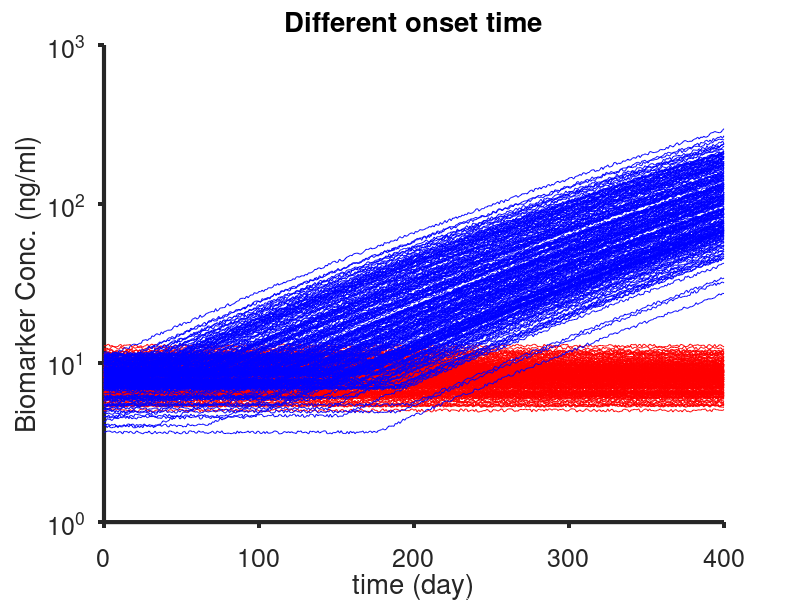

This chart was generated by the following MATLAB code: (Note: this script raises an error after producing the figure.)
%% This code generates:
% a. 
%% 
clear all; close all; clc
time = (0:400)';
num_patients = 200;
Ch0 = 8; %ng/mL
std_h = 1.5; %ng/mL
Ch0_rnd = std_h.*randn(num_patients,1) + Ch0;
Ca0 = 8; %ng/mL
std_a = 1.5; %ng/mL
Ca0_rnd = std_a.*randn(num_patients,1) + Ca0;
k_gr = 1e-2; 
k_decay = 1e-3;

C_healthy = zeros(numel(time),num_patients);
C_unhealthy = zeros(numel(time),num_patients);

% C_healthy_noise1 = zeros(numel(time),num_patients);
% C_unhealthy_noise1 = zeros(numel(time),num_patients);
t_onset_i = randi(200,num_patients,1);

for j = 1:num_patients
    for i = 1:numel(time)
        C_healthy(i,j) = Ch0_rnd(j);
        if i < t_onset_i(j)
            C_unhealthy(i,j) = Ca0_rnd(j);
        else
            C_unhealthy(i,j) = Ca0_rnd(j)*exp((k_gr/k_decay)*(1-exp(-k_decay*time(i-(t_onset_i(j)-1)))));
        end
    end
end

for k = 1:num_patients
    
    C_healthy_noise1(:,k) = C_healthy(:,k)+5*rand(1,numel(C_healthy(:,k)))'.*C_healthy(:,k)/100;
    C_unhealthy_noise1(:,k) = C_unhealthy(:,k)+5*rand(1,numel(C_unhealthy(:,k)))'.*C_unhealthy(:,k)/100;
    
end
figure;
plot(time, C_healthy_noise1, 'r', time, C_unhealthy_noise1, 'b');
title('Different onset time');
xlabel('time (day)'); ylabel('Biomarker Conc. (ng/ml)');
set(gca,'box','off','TickDir','out',...
    'FontSize',18,'FontName','Helvetica','YScale','log','LineWidth', 3);
%% KNN
% model 1

p = 0.9;      % proportion of rows to select for training
N = num_patients;  % total number of rows 
tf_healthy = false(N,1);    % create logical index vector
tf_healthy(1:round(p*N)) = true;     
tf_healthy = tf_healthy(randperm(N));   % randomise order
C_healthy_noise1_train = C_healthy_noise1(:,tf_healthy); 
C_healthy_noise1_test = C_healthy_noise1(:,~tf_healthy);
% for now using the same index of random selection for healthy and
% unhealthy
C_unhealthy_noise1_train = C_unhealthy_noise1(:,tf_healthy); 
C_unhealthy_noise1_test = C_unhealthy_noise1(:,~tf_healthy);
train_data = [C_healthy_noise1_train,C_unhealthy_noise1_train];
test_data = [C_healthy_noise1_test,C_unhealthy_noise1_test];
train_labels = [ones(1,p*N),zeros(1,p*N)];
test_true_labels = [ones(1,round((1-p)*N)),zeros(1,round((1-p)*N))];

[predicted_labels,nn_index,accuracy] = KNN_(3,train_data',train_labels',test_data');
[cm,gn] = confusionmat(test_true_labels',predicted_labels);
% precision, recall and f1Scores
precision = diag(cm)./sum(cm,2);

recall = diag(cm)./sum(cm,1)';

f1Scores = 2*(precision.*recall)./(precision+recall);

meanF1 = mean(f1Scores);